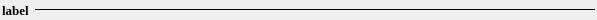
<?xml version="1.0" encoding="UTF-8"?>
<ui version="4.0">
 <class>SeparatorWidget</class>
 <widget class="QWidget" name="SeparatorWidget">
  <property name="geometry">
   <rect>
    <x>0</x>
    <y>0</y>
    <width>597</width>
    <height>20</height>
   </rect>
  </property>
  <property name="sizePolicy">
   <sizepolicy hsizetype="Preferred" vsizetype="Preferred">
    <horstretch>0</horstretch>
    <verstretch>0</verstretch>
   </sizepolicy>
  </property>
  <layout class="QHBoxLayout" name="horizontalLayout">
   <property name="margin">
    <number>2</number>
   </property>
   <item>
    <widget class="QLabel" name="label">
     <property name="sizePolicy">
      <sizepolicy hsizetype="Maximum" vsizetype="Preferred">
       <horstretch>0</horstretch>
       <verstretch>0</verstretch>
      </sizepolicy>
     </property>
     <property name="font">
      <font>
       <family>Times New Roman</family>
       <pointsize>10</pointsize>
       <weight>75</weight>
       <italic>false</italic>
       <bold>true</bold>
      </font>
     </property>
     <property name="styleSheet">
      <string notr="true">QLabel#label
{
	font: 10pt &quot;Times New Roman&quot;;
font-weight: bold;
}</string>
     </property>
     <property name="text">
      <string>label</string>
     </property>
    </widget>
   </item>
   <item>
    <widget class="Line" name="line">
     <property name="frameShadow">
      <enum>QFrame::Plain</enum>
     </property>
     <property name="lineWidth">
      <number>1</number>
     </property>
     <property name="orientation">
      <enum>Qt::Horizontal</enum>
     </property>
    </widget>
   </item>
  </layout>
 </widget>
 <resources/>
 <connections/>
</ui>
